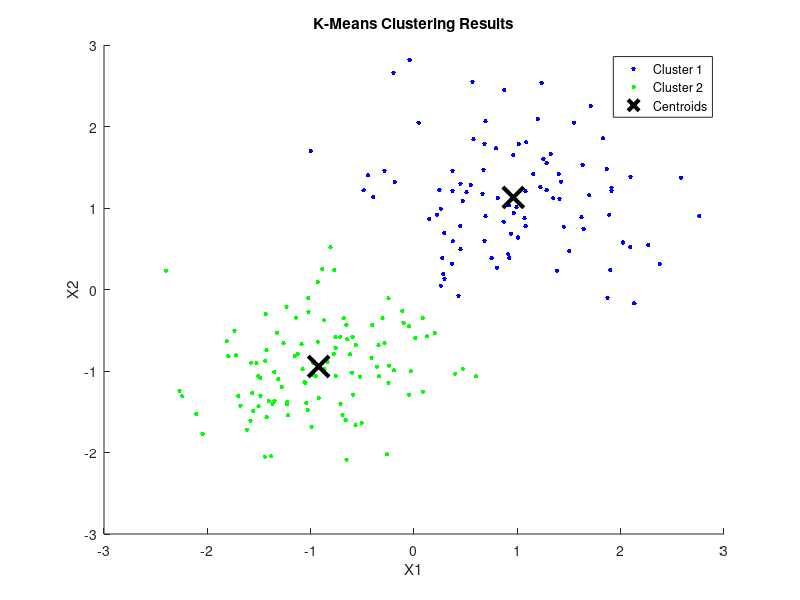

The MATLAB source for this figure:
% Generate random data
rng(1);
X = [randn(100,2)*0.75+ones(100,2); randn(100,2)*0.5-ones(100,2)];

% Apply k-means clustering with k=2
k = 2;
[idx, centroids] = kmeans(X, k);

% Plot the results
figure;
gscatter(X(:,1), X(:,2), idx, 'bgr', '.', 10);
hold on;
plot(centroids(:,1), centroids(:,2), 'kx', 'MarkerSize', 15, 'LineWidth', 3);
legend('Cluster 1', 'Cluster 2', 'Centroids');
title('K-Means Clustering Results');
xlabel('X1');
ylabel('X2');
